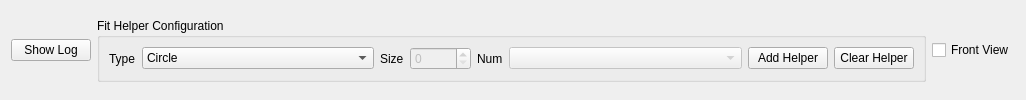
<?xml version="1.0" encoding="UTF-8"?>
<ui version="4.0">
 <class>Form</class>
 <widget class="QWidget" name="Form">
  <property name="geometry">
   <rect>
    <x>0</x>
    <y>0</y>
    <width>1026</width>
    <height>100</height>
   </rect>
  </property>
  <property name="sizePolicy">
   <sizepolicy hsizetype="Preferred" vsizetype="Preferred">
    <horstretch>0</horstretch>
    <verstretch>0</verstretch>
   </sizepolicy>
  </property>
  <property name="windowTitle">
   <string>Form</string>
  </property>
  <layout class="QVBoxLayout" name="verticalLayout_2">
   <item>
    <layout class="QHBoxLayout" name="horizontalLayout_6">
     <item>
      <layout class="QVBoxLayout" name="verticalLayout">
       <item>
        <widget class="QPushButton" name="bt_show_log">
         <property name="toolTip">
          <string>&lt;html&gt;&lt;head/&gt;&lt;body&gt;&lt;p&gt;Show Log Messeges&lt;/p&gt;&lt;/body&gt;&lt;/html&gt;</string>
         </property>
         <property name="text">
          <string>Show Log</string>
         </property>
        </widget>
       </item>
      </layout>
     </item>
     <item>
      <layout class="QHBoxLayout" name="horizontalLayout">
       <item>
        <widget class="QGroupBox" name="groupBox">
         <property name="title">
          <string>Fit Helper Configuration</string>
         </property>
         <layout class="QGridLayout" name="gridLayout">
          <item row="0" column="1">
           <layout class="QHBoxLayout" name="horizontalLayout_2">
            <item>
             <widget class="QLabel" name="label_5">
              <property name="text">
               <string>Size</string>
              </property>
             </widget>
            </item>
            <item>
             <widget class="QSpinBox" name="sb_shape_size">
              <property name="enabled">
               <bool>false</bool>
              </property>
              <property name="toolTip">
               <string>&lt;html&gt;&lt;head/&gt;&lt;body&gt;&lt;p&gt;Change the Size of a Fit Helper Object&lt;/p&gt;&lt;/body&gt;&lt;/html&gt;</string>
              </property>
              <property name="accelerated">
               <bool>true</bool>
              </property>
              <property name="keyboardTracking">
               <bool>true</bool>
              </property>
              <property name="showGroupSeparator" stdset="0">
               <bool>false</bool>
              </property>
              <property name="maximum">
               <number>10000</number>
              </property>
             </widget>
            </item>
           </layout>
          </item>
          <item row="0" column="3">
           <layout class="QHBoxLayout" name="horizontalLayout_5">
            <item>
             <widget class="QPushButton" name="bt_add_shape">
              <property name="toolTip">
               <string>&lt;html&gt;&lt;head/&gt;&lt;body&gt;&lt;p&gt;Draws the Defined Helper Type&lt;/p&gt;&lt;/body&gt;&lt;/html&gt;</string>
              </property>
              <property name="text">
               <string>Add Helper</string>
              </property>
             </widget>
            </item>
            <item>
             <widget class="QPushButton" name="bt_clear_shape">
              <property name="toolTip">
               <string>&lt;html&gt;&lt;head/&gt;&lt;body&gt;&lt;p&gt;Remove all Fit Helper Objects&lt;/p&gt;&lt;/body&gt;&lt;/html&gt;</string>
              </property>
              <property name="text">
               <string>Clear Helper</string>
              </property>
             </widget>
            </item>
           </layout>
          </item>
          <item row="0" column="0">
           <layout class="QHBoxLayout" name="horizontalLayout_3">
            <item>
             <widget class="QLabel" name="label_3">
              <property name="text">
               <string>Type</string>
              </property>
             </widget>
            </item>
            <item>
             <widget class="QComboBox" name="cb_shape_type">
              <property name="sizePolicy">
               <sizepolicy hsizetype="Expanding" vsizetype="Fixed">
                <horstretch>0</horstretch>
                <verstretch>0</verstretch>
               </sizepolicy>
              </property>
              <property name="toolTip">
               <string>Select the type of object that helps aligning the quadrants</string>
              </property>
              <item>
               <property name="text">
                <string>Circle</string>
               </property>
              </item>
              <item>
               <property name="text">
                <string>Rectangle</string>
               </property>
              </item>
             </widget>
            </item>
           </layout>
          </item>
          <item row="0" column="2">
           <layout class="QHBoxLayout" name="horizontalLayout_4">
            <item>
             <widget class="QLabel" name="label_4">
              <property name="text">
               <string>Num</string>
              </property>
             </widget>
            </item>
            <item>
             <widget class="QComboBox" name="cb_shape_number">
              <property name="enabled">
               <bool>false</bool>
              </property>
              <property name="sizePolicy">
               <sizepolicy hsizetype="Expanding" vsizetype="Fixed">
                <horstretch>0</horstretch>
                <verstretch>0</verstretch>
               </sizepolicy>
              </property>
              <property name="toolTip">
               <string>&lt;html&gt;&lt;head/&gt;&lt;body&gt;&lt;p&gt;Select a the Fit Helper Object&lt;/p&gt;&lt;/body&gt;&lt;/html&gt;</string>
              </property>
             </widget>
            </item>
           </layout>
          </item>
         </layout>
        </widget>
       </item>
      </layout>
     </item>
     <item>
      <widget class="QCheckBox" name="cb_front_view">
       <property name="toolTip">
        <string>&lt;html&gt;&lt;head/&gt;&lt;body&gt;&lt;p&gt;Front view of detector, looking along the beam. Otherwise, looking into the beam like CrystFEL tools.&lt;/p&gt;&lt;/body&gt;&lt;/html&gt;</string>
       </property>
       <property name="text">
        <string>Front View</string>
       </property>
      </widget>
     </item>
    </layout>
   </item>
  </layout>
 </widget>
 <resources/>
 <connections/>
</ui>
